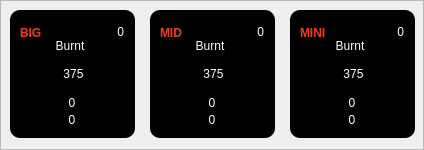
        <widget class="QFrame" name="frame_3">
         <property name="minimumSize">
          <size>
           <width>0</width>
           <height>150</height>
          </size>
         </property>
         <property name="styleSheet">
          <string notr="true"/>
         </property>
         <property name="frameShape">
          <enum>QFrame::StyledPanel</enum>
         </property>
         <property name="frameShadow">
          <enum>QFrame::Raised</enum>
         </property>
         <widget class="QFrame" name="frame_7">
          <property name="geometry">
           <rect>
            <x>10</x>
            <y>10</y>
            <width>125</width>
            <height>128</height>
           </rect>
          </property>
          <property name="toolTip">
           <string/>
          </property>
          <property name="styleSheet">
           <string notr="true">QFrame#frame_7 {
background-color: #000;
background-image: url(':/images/button-bg');
border-radius:10px;
padding-right: 10px;

}</string>
          </property>
          <property name="frameShape">
           <enum>QFrame::StyledPanel</enum>
          </property>
          <property name="frameShadow">
           <enum>QFrame::Raised</enum>
          </property>
          <property name="lineWidth">
           <number>1</number>
          </property>
          <property name="midLineWidth">
           <number>0</number>
          </property>
          <widget class="QLabel" name="labelBIGNodeText">
           <property name="geometry">
            <rect>
             <x>10</x>
             <y>10</y>
             <width>100</width>
             <height>25</height>
            </rect>
           </property>
           <property name="styleSheet">
            <string notr="true">background-color: transparent;
font: 75 14px &quot;MS Shell Dlg 2&quot;;
font-weight: bold;
color: #EF3C23;</string>
           </property>
           <property name="text">
            <string>BIG</string>
           </property>
          </widget>
          <widget class="QLabel" name="labelBIGNode">
           <property name="geometry">
            <rect>
             <x>18</x>
             <y>46</y>
             <width>91</width>
             <height>36</height>
            </rect>
           </property>
           <property name="styleSheet">
            <string notr="true">background-color: transparent;
font: 75 36px &quot;MS Shell Dlg 2&quot;;
color: #ffffff;
</string>
           </property>
           <property name="text">
            <string notr="true">375</string>
           </property>
           <property name="scaledContents">
            <bool>true</bool>
           </property>
           <property name="alignment">
            <set>Qt::AlignCenter</set>
           </property>
          </widget>
          <widget class="QLabel" name="labelBIGNodeQueued">
           <property name="geometry">
            <rect>
             <x>13</x>
             <y>85</y>
             <width>98</width>
             <height>15</height>
            </rect>
           </property>
           <property name="styleSheet">
            <string notr="true">font: 10px &quot;MS Shell Dlg 2&quot;;
color: #ffffff;
background-color: transparent;</string>
           </property>
           <property name="text">
            <string notr="true">0</string>
           </property>
           <property name="alignment">
            <set>Qt::AlignCenter</set>
           </property>
          </widget>
          <widget class="QLabel" name="label_7">
           <property name="geometry">
            <rect>
             <x>10</x>
             <y>28</y>
             <width>100</width>
             <height>15</height>
            </rect>
           </property>
           <property name="styleSheet">
            <string notr="true">font: 11px &quot;MS Shell Dlg 2&quot;;
color: #ffffff;
background-color: transparent;</string>
           </property>
           <property name="text">
            <string>Burnt</string>
           </property>
           <property name="alignment">
            <set>Qt::AlignCenter</set>
           </property>
          </widget>
          <widget class="QLabel" name="labelBIGNodeRoi">
           <property name="geometry">
            <rect>
             <x>42</x>
             <y>12</y>
             <width>80</width>
             <height>20</height>
            </rect>
           </property>
           <property name="styleSheet">
            <string notr="true">font: 75 8px &quot;MS Shell Dlg 2&quot;;
background-color: transparent;
color: #ffffff;
margin-right: 5px;</string>
           </property>
           <property name="text">
            <string notr="true">0</string>
           </property>
           <property name="alignment">
            <set>Qt::AlignRight|Qt::AlignTrailing|Qt::AlignVCenter</set>
           </property>
          </widget>
          <widget class="QLabel" name="labelBIGNodeSTM">
           <property name="geometry">
            <rect>
             <x>13</x>
             <y>100</y>
             <width>98</width>
             <height>20</height>
            </rect>
           </property>
           <property name="styleSheet">
            <string notr="true">font: 10px &quot;MS Shell Dlg 2&quot;;
color: #ffffff;
background-color: transparent;</string>
           </property>
           <property name="text">
            <string notr="true">0</string>
           </property>
           <property name="alignment">
            <set>Qt::AlignCenter</set>
           </property>
          </widget>
         </widget>
         <widget class="QFrame" name="frame_8">
          <property name="geometry">
           <rect>
            <x>150</x>
            <y>10</y>
            <width>125</width>
            <height>128</height>
           </rect>
          </property>
          <property name="styleSheet">
           <string notr="true">QFrame#frame_8 {
background-color: #000;
background-image: url(':/images/button-bg');
border-radius:10px;
padding-right: 10px;
}</string>
          </property>
          <property name="frameShape">
           <enum>QFrame::StyledPanel</enum>
          </property>
          <property name="frameShadow">
           <enum>QFrame::Raised</enum>
          </property>
          <widget class="QLabel" name="labelMIDNodeText">
           <property name="geometry">
            <rect>
             <x>10</x>
             <y>10</y>
             <width>100</width>
             <height>25</height>
            </rect>
           </property>
           <property name="styleSheet">
            <string notr="true">background-color: transparent;
font: 75 14px &quot;MS Shell Dlg 2&quot;;
font-weight: bold;
color: #EF3C23;</string>
           </property>
           <property name="text">
            <string>MID</string>
           </property>
          </widget>
          <widget class="QLabel" name="labelMIDNode">
           <property name="geometry">
            <rect>
             <x>18</x>
             <y>46</y>
             <width>91</width>
             <height>36</height>
            </rect>
           </property>
           <property name="styleSheet">
            <string notr="true">background-color: transparent;
font: 75 36px &quot;MS Shell Dlg 2&quot;;
color: #ffffff;
</string>
           </property>
           <property name="text">
            <string notr="true">375</string>
           </property>
           <property name="alignment">
            <set>Qt::AlignCenter</set>
           </property>
          </widget>
          <widget class="QLabel" name="labelMIDNodeQueued">
           <property name="geometry">
            <rect>
             <x>13</x>
             <y>85</y>
             <width>98</width>
             <height>15</height>
            </rect>
           </property>
           <property name="styleSheet">
            <string notr="true">font: 10px &quot;MS Shell Dlg 2&quot;;
color: #ffffff;
background-color: transparent;</string>
           </property>
           <property name="text">
            <string notr="true">0</string>
           </property>
           <property name="alignment">
            <set>Qt::AlignCenter</set>
           </property>
          </widget>
          <widget class="QLabel" name="label_8">
           <property name="geometry">
            <rect>
             <x>10</x>
             <y>28</y>
             <width>100</width>
             <height>15</height>
            </rect>
           </property>
           <property name="styleSheet">
            <string notr="true">font: 11px &quot;MS Shell Dlg 2&quot;;
color: #ffffff;
background-color: transparent;</string>
           </property>
           <property name="text">
            <string>Burnt</string>
           </property>
           <property name="alignment">
            <set>Qt::AlignCenter</set>
           </property>
          </widget>
          <widget class="QLabel" name="labelMIDNodeRoi">
           <property name="geometry">
            <rect>
             <x>42</x>
             <y>12</y>
             <width>80</width>
             <height>20</height>
            </rect>
           </property>
           <property name="styleSheet">
            <string notr="true">font: 75 8px &quot;MS Shell Dlg 2&quot;;
background-color: transparent;
color: #ffffff;
margin-right: 5px;</string>
           </property>
           <property name="text">
            <string notr="true">0</string>
           </property>
           <property name="alignment">
            <set>Qt::AlignRight|Qt::AlignTrailing|Qt::AlignVCenter</set>
           </property>
          </widget>
          <widget class="QLabel" name="labelMIDNodeSTM">
           <property name="geometry">
            <rect>
             <x>13</x>
             <y>100</y>
             <width>98</width>
             <height>20</height>
            </rect>
           </property>
           <property name="styleSheet">
            <string notr="true">font: 10px &quot;MS Shell Dlg 2&quot;;
color: #ffffff;
background-color: transparent;</string>
           </property>
           <property name="text">
            <string notr="true">0</string>
           </property>
           <property name="alignment">
            <set>Qt::AlignCenter</set>
           </property>
          </widget>
         </widget>
         <widget class="QFrame" name="frame_9">
          <property name="geometry">
           <rect>
            <x>290</x>
            <y>10</y>
            <width>125</width>
            <height>128</height>
           </rect>
          </property>
          <property name="styleSheet">
           <string notr="true">QFrame#frame_9 {
background-color: #000;
background-image: url(':/images/button-bg');
border-radius:10px;
padding-right: 10px;
}</string>
          </property>
          <property name="frameShape">
           <enum>QFrame::StyledPanel</enum>
          </property>
          <property name="frameShadow">
           <enum>QFrame::Raised</enum>
          </property>
          <widget class="QLabel" name="labelLILNodeText">
           <property name="geometry">
            <rect>
             <x>10</x>
             <y>10</y>
             <width>100</width>
             <height>25</height>
            </rect>
           </property>
           <property name="styleSheet">
            <string notr="true">background-color: transparent;
font: 75 14px &quot;MS Shell Dlg 2&quot;;
font-weight: bold;
color: #EF3C23;</string>
           </property>
           <property name="text">
            <string>MINI</string>
           </property>
          </widget>
          <widget class="QLabel" name="labelLILNode">
           <property name="geometry">
            <rect>
             <x>18</x>
             <y>46</y>
             <width>91</width>
             <height>36</height>
            </rect>
           </property>
           <property name="styleSheet">
            <string notr="true">background-color: transparent;
font: 75 36px &quot;MS Shell Dlg 2&quot;;
color: #ffffff;
</string>
           </property>
           <property name="text">
            <string notr="true">375</string>
           </property>
           <property name="alignment">
            <set>Qt::AlignCenter</set>
           </property>
          </widget>
          <widget class="QLabel" name="labelLILNodeQueued">
           <property name="geometry">
            <rect>
             <x>13</x>
             <y>85</y>
             <width>98</width>
             <height>15</height>
            </rect>
           </property>
           <property name="styleSheet">
            <string notr="true">font: 10px &quot;MS Shell Dlg 2&quot;;
color: #ffffff;
background-color: transparent;</string>
           </property>
           <property name="text">
            <string notr="true">0</string>
           </property>
           <property name="alignment">
            <set>Qt::AlignCenter</set>
           </property>
          </widget>
          <widget class="QLabel" name="label_9">
           <property name="geometry">
            <rect>
             <x>10</x>
             <y>28</y>
             <width>100</width>
             <height>15</height>
            </rect>
           </property>
           <property name="styleSheet">
            <string notr="true">font: 11px &quot;MS Shell Dlg 2&quot;;
color: #ffffff;
background-color: transparent;</string>
           </property>
           <property name="text">
            <string>Burnt</string>
           </property>
           <property name="alignment">
            <set>Qt::AlignCenter</set>
           </property>
          </widget>
          <widget class="QLabel" name="labelLILNodeRoi">
           <property name="geometry">
            <rect>
             <x>42</x>
             <y>12</y>
             <width>80</width>
             <height>20</height>
            </rect>
           </property>
           <property name="styleSheet">
            <string notr="true">font: 75 8px &quot;MS Shell Dlg 2&quot;;
background-color: transparent;
color: #ffffff;
margin-right: 5px;</string>
           </property>
           <property name="text">
            <string notr="true">0</string>
           </property>
           <property name="alignment">
            <set>Qt::AlignRight|Qt::AlignTrailing|Qt::AlignVCenter</set>
           </property>
          </widget>
          <widget class="QLabel" name="labelLILNodeSTM">
           <property name="geometry">
            <rect>
             <x>13</x>
             <y>100</y>
             <width>98</width>
             <height>20</height>
            </rect>
           </property>
           <property name="styleSheet">
            <string notr="true">font: 10px &quot;MS Shell Dlg 2&quot;;
color: #ffffff;
background-color: transparent;</string>
           </property>
           <property name="text">
            <string notr="true">0</string>
           </property>
           <property name="alignment">
            <set>Qt::AlignCenter</set>
           </property>
          </widget>
         </widget>
        </widget>
